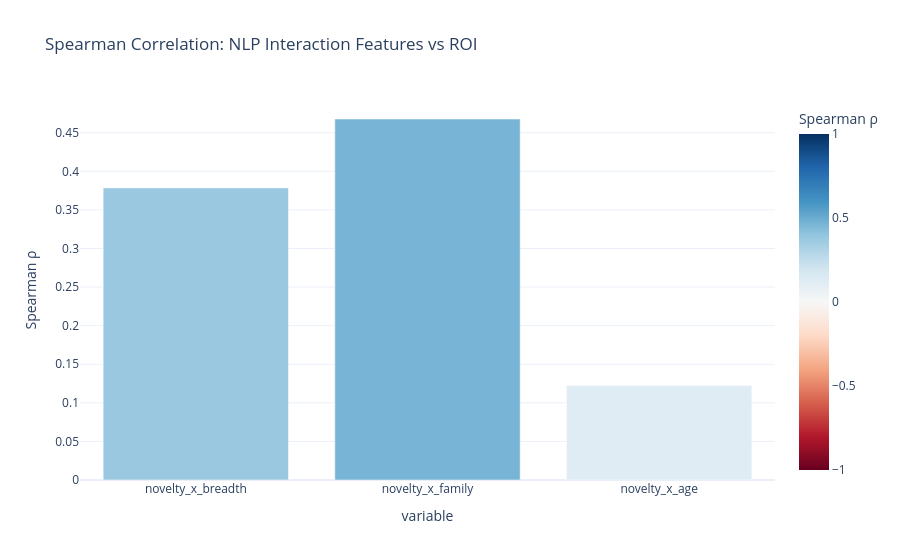

The notebook cell this image was saved under:
### Code cell
fig = px.bar(
    df_corr_interactions,
    x="variable",
    y="rho_spearman",
    color="rho_spearman",
    color_continuous_scale="RdBu",
    range_color=[-1, 1],
    title="Spearman Correlation: NLP Interaction Features vs ROI",
    labels={"rho_spearman": "Spearman ρ"}
)

fig.update_layout(template="plotly_white")
fig.show()

### Figure 1 — Plotly figure (JSON) as saved in the notebook; plotly's stock layout.template omitted (floating-point values rounded to 4 significant figures)
{"data": [{"hovertemplate": "variable=%{x}<br>Spearman ρ=%{marker.color}<extra></extra>", "legendgroup": "", "marker": {"color": [0.3785, 0.4678, 0.1226], "coloraxis": "coloraxis", "pattern": {"shape": ""}}, "name": "", "orientation": "v", "showlegend": false, "textposition": "auto", "type": "bar", "x": ["novelty_x_breadth", "novelty_x_family", "novelty_x_age"], "xaxis": "x", "y": [0.3785, 0.4678, 0.1226], "yaxis": "y"}], "layout": {"barmode": "relative", "coloraxis": {"cmax": 1, "cmin": -1, "colorbar": {"title": {"text": "Spearman ρ"}}, "colorscale": [[0, "rgb(103,0,31)"], [0.1, "rgb(178,24,43)"], [0.2, "rgb(214,96,77)"], [0.3, "rgb(244,165,130)"], [0.4, "rgb(253,219,199)"], [0.5, "rgb(247,247,247)"], [0.6, "rgb(209,229,240)"], [0.7, "rgb(146,197,222)"], [0.8, "rgb(67,147,195)"], [0.9, "rgb(33,102,172)"], [1, "rgb(5,48,97)"]]}, "legend": {"tracegroupgap": 0}, "title": {"text": "Spearman Correlation: NLP Interaction Features vs ROI"}, "xaxis": {"anchor": "y", "domain": [0, 1], "title": {"text": "variable"}}, "yaxis": {"anchor": "x", "domain": [0, 1], "title": {"text": "Spearman ρ"}}}}
